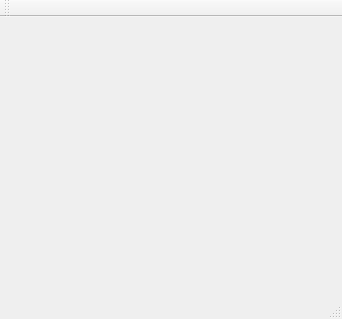
<?xml version="1.0" encoding="UTF-8"?>
<ui version="4.0">
 <class>MainWindow</class>
 <widget class="QMainWindow" name="MainWindow">
  <property name="geometry">
   <rect>
    <x>0</x>
    <y>0</y>
    <width>340</width>
    <height>319</height>
   </rect>
  </property>
  <property name="windowTitle">
   <string>MainWindow</string>
  </property>
  <widget class="QWidget" name="centralWidget">
   <layout class="QGridLayout" name="gridLayout_2">
    <item row="0" column="0">
     <layout class="QGridLayout" name="gridLayout">
      <item row="0" column="0">
       <widget class="QOsdWidget" name="osdWidget" native="true">
        <property name="minimumSize">
         <size>
          <width>320</width>
          <height>240</height>
         </size>
        </property>
       </widget>
      </item>
     </layout>
    </item>
   </layout>
  </widget>
  <widget class="QMenuBar" name="menuBar">
   <property name="geometry">
    <rect>
     <x>0</x>
     <y>0</y>
     <width>340</width>
     <height>20</height>
    </rect>
   </property>
  </widget>
  <widget class="QToolBar" name="mainToolBar">
   <attribute name="toolBarArea">
    <enum>TopToolBarArea</enum>
   </attribute>
   <attribute name="toolBarBreak">
    <bool>false</bool>
   </attribute>
  </widget>
  <widget class="QStatusBar" name="statusBar"/>
 </widget>
 <layoutdefault spacing="6" margin="11"/>
 <customwidgets>
  <customwidget>
   <class>QOsdWidget</class>
   <extends>QWidget</extends>
   <header>qosdwidget.h</header>
   <container>1</container>
  </customwidget>
 </customwidgets>
 <resources/>
 <connections/>
</ui>
